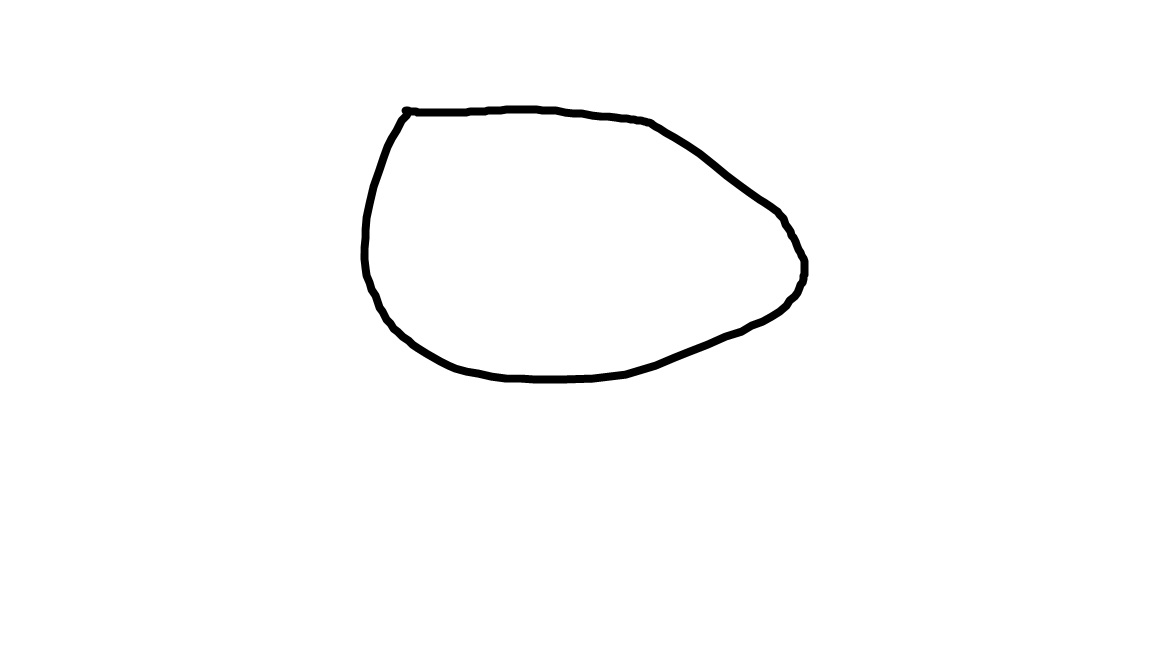
#> input picture Image_processing_study/images/o.jpg, 1152 x 648 px, found by its file name
$ python morphological_transform.py
#> lines starting #> are read from the running program, lines starting #| are printed output that depends on the picture
import cv2
import numpy as np
from matplotlib import pyplot as plt

def showimg(image):
    cv2.imshow("iwin",image)
    cv2.waitKey(0)

img = cv2.imread("images/o.jpg",-1)
#> img is the input picture: shape (648, 1152, 3); min 0, max 255, mean 251.8
img.shape

image = cv2.cvtColor(img,cv2.COLOR_BGR2GRAY)


#Erosion

eroded = cv2.erode(image,(3,3))
showimg(eroded)

#Dilute
dilated = cv2.dilate(image,(7,7),iterations=5)
showimg(dilated)

#Opening
#Erosion followed by dilation

opening = cv2.morphologyEx(image,cv2.MORPH_OPEN,(5,5))
showimg(opening)

#closing
#Dilation followed by erosion
closing = cv2.morphologyEx(image,cv2.MORPH_CLOSE,(7,7))
showimg(closing)


#Gradiance
#Difference between the dilation and erosion
grad = cv2.morphologyEx(image,cv2.MORPH_GRADIENT,(7,7))
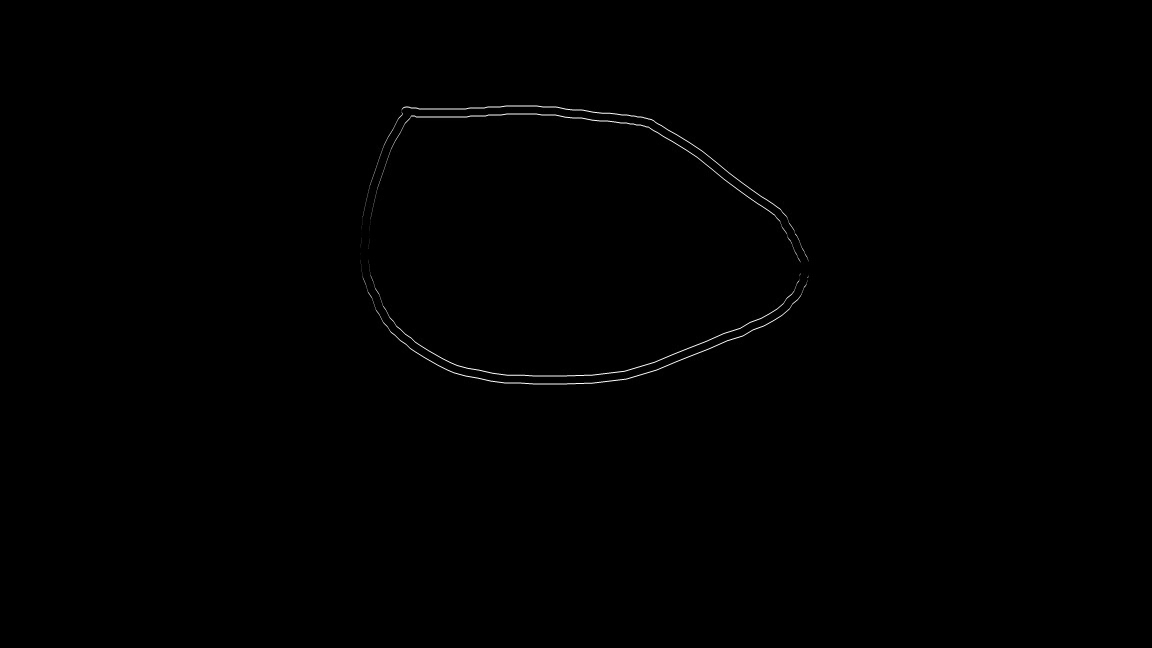
#> grad: shape (648, 1152); min 0, max 255, mean 0.6
showimg(grad)


#Structing element

cv2.getStructuringElement(cv2.MORPH_RECT,(5,5))
cv2.getStructuringElement(cv2.MORPH_ELLIPSE,(5,5))
cv2.getStructuringElement(cv2.MORPH_CROSS,(5,5))
